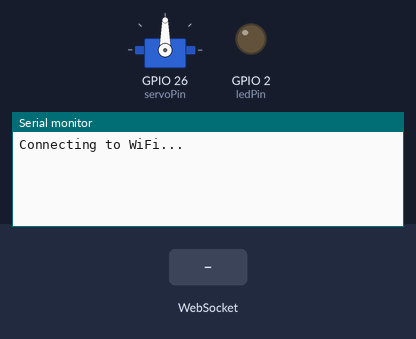
Bench run of a sketch on a simulated ESP32. On the bench: servo, output pins drawn as LEDs (lit = HIGH), the last lines printed to the serial monitor. The inputs (shaded band) are chosen by the test bench. WiFi joins after 1.5 s; servers stay silent unless stated.

Above: at 5.7 s.
5.8 s: WebSocket text "data" received
At 6.3 s:
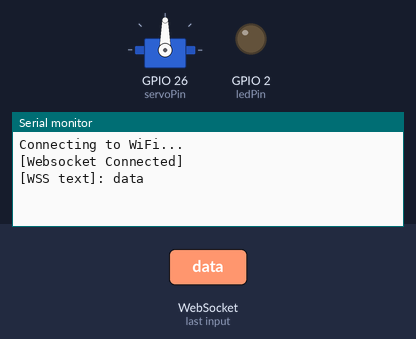
7.3 s: WebSocket text "ledON" received
At 8.5 s:
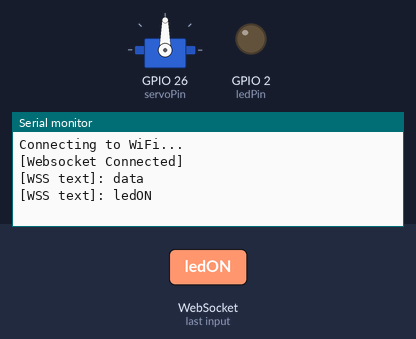
8.8 s: WebSocket text "ledOFF" received
At 9.8 s:
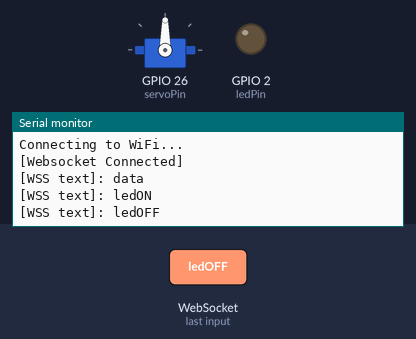

The sketch:

hurob1_websocket.ino
```cpp
#include <Arduino.h>

#include <WiFi.h>
#include <WiFiMulti.h>
#include <WiFiClientSecure.h>
#include <WebSocketsClient.h>
#include <ArduinoJson.h>
#include <ESP32Servo.h>

// Initate objects
WiFiMulti WiFiMulti;
WebSocketsClient webSocket;

#define USE_SERIAL Serial
#define sensorID "r123456"  // unique ID for your device

long lastSent = 0;  // number of ms since last sent
int counter = 0;  // for testing

int ledPin = 2;
int servoPin = 26;

Servo myservo;  // create servo object to control a servo
int currentPos = 0; // start at angle 0

void moveServo(int angle) {
    if (angle < 0 || angle > 180) {
      Serial.println("Invalid range!");
    }
    else {  //range is within 0-180
      Serial.print("Moving now to ");
      Serial.println(angle);

      myservo.write(angle);  //move servo to position
      delay(1000);
    }
}

void webSocketEvent(WStype_t type, uint8_t * payload, size_t length) {
  switch(type) {
    case WStype_DISCONNECTED:
      USE_SERIAL.println("[Websocket Disconnected]");
      break;

    case WStype_CONNECTED:
      {
        USE_SERIAL.println("[Websocket Connected]");

        // Introduce our device
        const size_t capacity = JSON_OBJECT_SIZE(3);
        DynamicJsonBuffer jsonBuffer(capacity);

        JsonObject& root = jsonBuffer.createObject();
        root["action"] = "newRobot";
        root["robotID"] = sensorID;
        root["secret"] = "password";
        String packet;
        root.printTo(packet);   // Fills it with  {"action":"newRobot","robotID":"r123456","secret":"password"}
        webSocket.sendTXT(packet);   //Sends it to introduce to the server
      }
      break;

    case WStype_TEXT:
    {
      USE_SERIAL.printf("[WSS text]: %s\n", payload);

      String incoming = (char * )payload;

      const size_t capacity = JSON_OBJECT_SIZE(4) + 4780;
      DynamicJsonBuffer jsonBuffer(capacity);
      JsonObject& root = jsonBuffer.parseObject(incoming);

      const char* action = root["action"]; // "info"
      const char* comm = root["command"]; // "output"
      if (strcmp(action,"data") == 0) { //valid received packet
        if (strcmp(comm,"ledON") == 0) {
          digitalWrite(ledPin, HIGH);
        }
        if (strcmp(comm,"ledOFF") == 0) {
          digitalWrite(ledPin, LOW);
        }
        if (strcmp(comm,"servo0") == 0) {
          moveServo(0);
        }
        if (strcmp(comm,"servo80") == 0) {
          moveServo(80);
        }
        if (strcmp(comm,"servo90") == 0) {
          moveServo(90);
        }
        if (strcmp(comm,"servo100") == 0) {
          moveServo(100);
        }
        if (strcmp(comm,"servo180") == 0) {
          moveServo(180);
        }

      } else {
      }
    }
      break;
    case WStype_BIN:
      break;
  }
}

void sendStatus(String msg) {
  const size_t capacity = JSON_OBJECT_SIZE(3);
  DynamicJsonBuffer jsonBuffer(capacity);

  JsonObject& root = jsonBuffer.createObject();
  root["action"] = "pubRobot";
  root["robotID"] = sensorID;
  root["sensorVal"] = msg;

  String packet;
  root.printTo(packet);   // Fills it with  {"action":"newRobot","robotID":"r123456","secret":"password"}
  webSocket.sendTXT(packet);  //send it to all the subscribers of this device
}

void setup() {
  pinMode(ledPin, OUTPUT);

  myservo.setPeriodHertz(50);   // standard 50hz servo
  myservo.attach(servoPin, 500, 2500);  // set pulse min to 500 uS, and max to 2500 uS

  USE_SERIAL.begin(115200);
  USE_SERIAL.setDebugOutput(true);

  USE_SERIAL.println();
  USE_SERIAL.println();
  USE_SERIAL.println();

  USE_SERIAL.println("Connecting to WiFi...");
  delay(3000);

  WiFiMulti.addAP("YourWirelessName", "password"); //connect to the building WiFi

  while(WiFiMulti.run() != WL_CONNECTED) {
    delay(100); //keeps waiting until we get a connection
  }

  webSocket.beginSSL("gyropalm.com", 3200);
  webSocket.onEvent(webSocketEvent);  //attached the callback
}

void loop() {
  webSocket.loop(); //keep running to stay alive

  if (millis() - lastSent > 1000) {
    String test = "hello world " + String(counter);   // says hello world 1
    sendStatus(test);
    counter ++;

    lastSent = millis();  //sync up the last time we sent something
  }

}
```

Measured:
- after the input at 5.8 s, the serial monitor: prints a new line at once (image 1)
- after the input at 7.3 s, the serial monitor: prints a new line at once (image 2)
- after the input at 8.8 s, the serial monitor: prints a new line at once (image 3)
